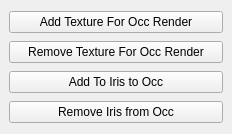
<?xml version="1.0" encoding="UTF-8"?>
<ui version="4.0">
 <class>MainWindow</class>
 <widget class="QMainWindow" name="MainWindow">
  <property name="geometry">
   <rect>
    <x>0</x>
    <y>0</y>
    <width>232</width>
    <height>134</height>
   </rect>
  </property>
  <property name="windowTitle">
   <string>Occ Render Rig Setup</string>
  </property>
  <widget class="QWidget" name="centralwidget">
   <layout class="QVBoxLayout" name="verticalLayout">
    <item>
     <widget class="QPushButton" name="addTextureToOcc_btn">
      <property name="text">
       <string>Add Texture For Occ Render</string>
      </property>
     </widget>
    </item>
    <item>
     <widget class="QPushButton" name="removeTextureToOcc_btn">
      <property name="text">
       <string>Remove Texture For Occ Render</string>
      </property>
     </widget>
    </item>
    <item>
     <widget class="QPushButton" name="addIrisToOcc_btn">
      <property name="text">
       <string>Add To Iris to Occ</string>
      </property>
     </widget>
    </item>
    <item>
     <widget class="QPushButton" name="removeIrisToOcc_btn">
      <property name="text">
       <string>Remove Iris from Occ</string>
      </property>
     </widget>
    </item>
   </layout>
  </widget>
 </widget>
 <resources/>
 <connections/>
</ui>
